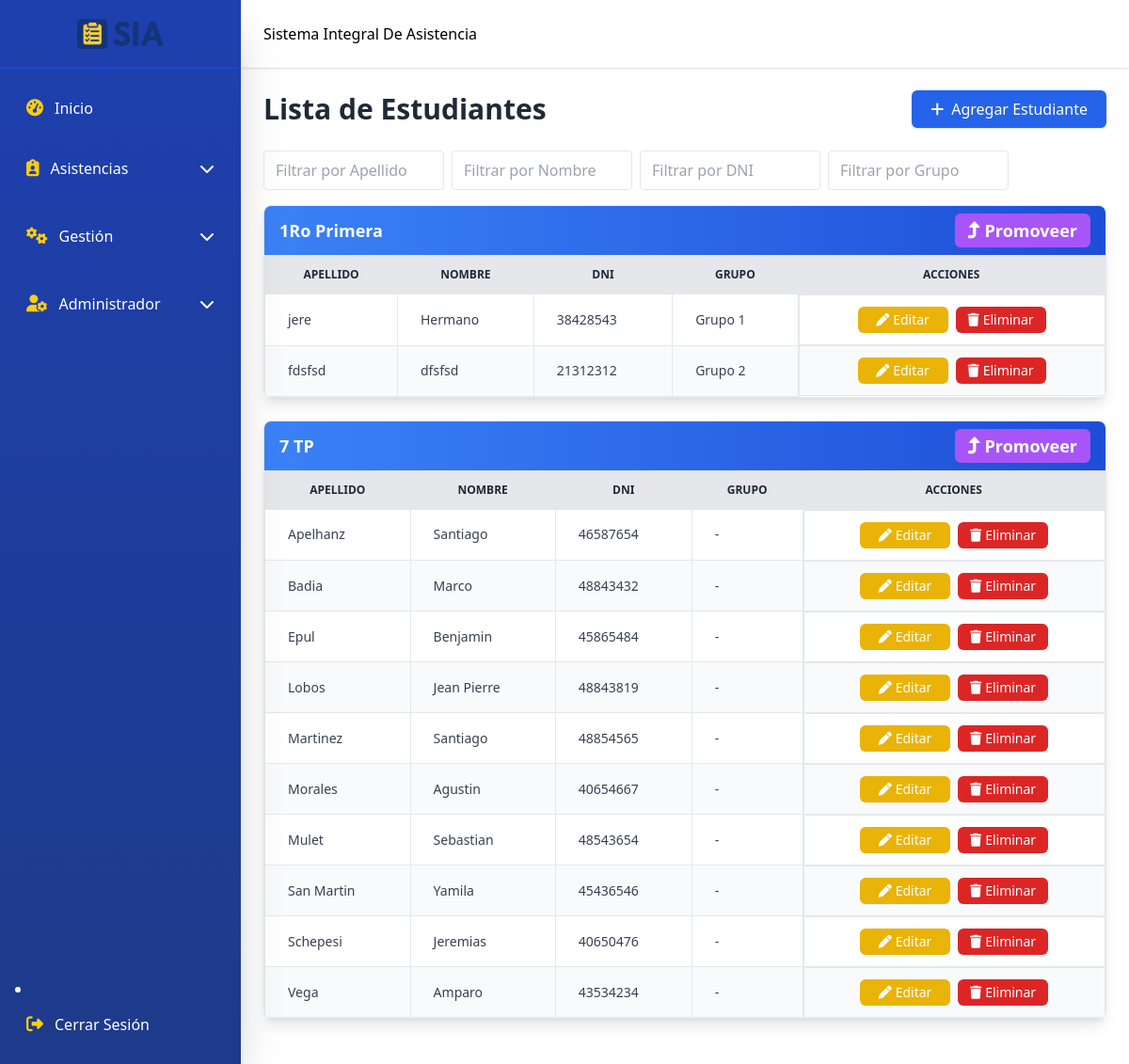
Page /students.php (signed in) on the committed database.
### tables this page shows
CREATE TABLE `students` (
  `student_id` int(11) NOT NULL,
  `last_name` varchar(50) NOT NULL,
  `first_name` varchar(100) NOT NULL,
  `course_id` int(11) NOT NULL,
  `DNI` int(50) DEFAULT NULL,
  `group_id` int(11) DEFAULT NULL
);

CREATE TABLE `groups` (
  `group_id` int(11) NOT NULL,
  `course_id` int(11) NOT NULL,
  `name` varchar(50) NOT NULL,
  `description` text DEFAULT NULL
);

### students.php (the view, shortened to what this page needs)
<?php
include 'includes/header.php';
include 'includes/sidebar.php';
include 'includes/navbar.php';
include 'includes/conn.php';
?>
<div class="flex-1 md:ml-64 transition-all duration-300">
  <br><br><br>
  <main class="pt-20 p-4 md:p-6">
    <div class="flex flex-col md:flex-row justify-between items-start md:items-center mb-6 gap-3 md:gap-0">
      <h1 class="text-3xl font-bold text-gray-800">Lista de Estudiantes</h1>
      <a href="javascript:void(0)" onclick="openModal('addStudentModal')"
         class="inline-flex items-center bg-blue-600 text-white px-5 py-2 rounded-md shadow hover:bg-blue-700 transition w-full md:w-auto justify-center">
        <i class="fa-solid fa-plus mr-2"></i> Agregar Estudiante
      </a>
    </div>
    <div class="flex flex-wrap gap-2 mb-4">
      <input type="text" id="filterLastName" placeholder="Filtrar por Apellido" class="px-3 py-2 border rounded w-48">
      <input type="text" id="filterFirstName" placeholder="Filtrar por Nombre" class="px-3 py-2 border rounded w-48">
      <input type="text" id="filterDNI" placeholder="Filtrar por DNI" class="px-3 py-2 border rounded w-48">
      <input type="text" id="filterGroup" placeholder="Filtrar por Grupo" class="px-3 py-2 border rounded w-48">
    </div>
    <?php
    try {
        $sql = "SELECT s.student_id, s.last_name, s.first_name, s.DNI, c.course_id, c.name AS course_name, g.group_id, g.name AS group_name
                FROM students s
                LEFT JOIN courses c ON s.course_id = c.course_id
                LEFT JOIN groups g ON s.group_id = g.group_id
                ORDER BY c.name, g.name, s.last_name, s.first_name";
        $stmt = $conn->query($sql);
        $students = $stmt->fetchAll();
        if ($students) {
            $grouped = [];
            foreach ($students as $student) {
                $grouped[$student['course_name']][] = $student;
            }
            foreach ($grouped as $course => $courseStudents) {
                echo "<div class='mb-6 border rounded-lg shadow-lg overflow-hidden'>";
                echo "<div class='bg-gradient-to-r from-blue-500 to-blue-700 text-white px-4 py-2 font-bold text-lg flex justify-between items-center'>";
                echo "<span>{$course}</span>";
                echo "<a href='javascript:void(0)'
                        onclick=\"openModalMoveStudents({$courseStudents[0]['course_id']}, '{$course}')\"
                        class='bg-purple-500 hover:bg-purple-700 text-white px-3 py-1 rounded-md flex items-center justify-center transition w-36'>
                        <i class='fas fa-level-up-alt mr-1'></i> Promoveer
                      </a>";
                echo "</div>";
                echo "<div class='overflow-x-auto'>";
                echo "<table class='min-w-full text-sm text-gray-700 border-collapse studentsTable'>";
                echo "<thead class='bg-gray-200 text-gray-800 uppercase text-xs font-semibold border-b border-gray-300'>
                        <tr>
                          <th class='px-6 py-3 border'>Apellido</th>
                          <th class='px-6 py-3 border'>Nombre</th>
                          <th class='px-6 py-3 border'>DNI</th>
                          <th class='px-6 py-3 border'>Grupo</th>
                          <th class='px-6 py-3 border text-center'>Acciones</th>
                        </tr>
                      </thead>";
                echo "<tbody>";
                foreach ($courseStudents as $i => $student) {
                    $rowClass = $i % 2 === 0 ? 'bg-white' : 'bg-gray-50';
                    $groupDisplay = $student['group_name'] ?? '-';
                    echo "<tr class='hover:bg-gray-50 {$rowClass}'>";
                    echo "<td class='px-6 py-3 border'>{$student['last_name']}</td>";
                    echo "<td class='px-6 py-3 border'>{$student['first_name']}</td>";
                    echo "<td class='px-6 py-3 border'>{$student['DNI']}</td>";
                    echo "<td class='px-6 py-3 border'>{$groupDisplay}</td>";
                    echo "<td class='px-6 py-3 border text-center flex justify-center gap-2'>
                            <a href='javascript:void(0)'
                               onclick='openEditModal(".json_encode($student).")'
                               class='flex items-center justify-center bg-yellow-500 hover:bg-yellow-600 text-white px-3 py-1 rounded-md w-24 transition'>
                               <i class='fa-solid fa-pen mr-1'></i>Editar
                            </a>
                            <a href='students_back/delete_student.php?id={$student['student_id']}'
                               class='flex items-center justify-center bg-red-600 hover:bg-red-700 text-white px-3 py-1 rounded-md w-24 transition'
                               onclick=\"return confirm('¿Estás seguro de eliminar este estudiante?')\">
                               <i class='fa-solid fa-trash mr-1'></i>Eliminar
                            </a>
                          </td>";
                    echo "</tr>";
                }
                echo "</tbody></table></div></div>";
            }
        } else {
            echo "<p class='text-center text-gray-500'>No hay estudiantes registrados</p>";
        }
    } catch (PDOException $e) {
        echo "<p class='text-center text-red-600'>Error: {$e->getMessage()}</p>";
    }
    ?>
  </main>
</div>

### rows in the picture
students: last_name "jere", first_name "Hermano", DNI "38428543", group.name "Grupo 1"
students: last_name "fdsfsd", first_name "dfsfsd", DNI "21312312", group.name "Grupo 2"
students: last_name "Apelhanz", first_name "Santiago", DNI "46587654", groupDisplay "-"
students: last_name "Badia", first_name "Marco", DNI "48843432", groupDisplay "-"
students: last_name "Epul", first_name "Benjamin", DNI "45865484", groupDisplay "-"
students: last_name "Lobos", first_name "Jean Pierre", DNI "48843819", groupDisplay "-"
students: last_name "Martinez", first_name "Santiago", DNI "48854565", groupDisplay "-"
students: last_name "Morales", first_name "Agustin", DNI "40654667", groupDisplay "-"
students: last_name "Mulet", first_name "Sebastian", DNI "48543654", groupDisplay "-"
students: last_name "San Martin", first_name "Yamila", DNI "45436546", groupDisplay "-"
students: last_name "Schepesi", first_name "Jeremias", DNI "40650476", groupDisplay "-"
students: last_name "Vega", first_name "Amparo", DNI "43534234", groupDisplay "-"

### other values in the picture
$course "1Ro Primera"
$course "7 TP"
